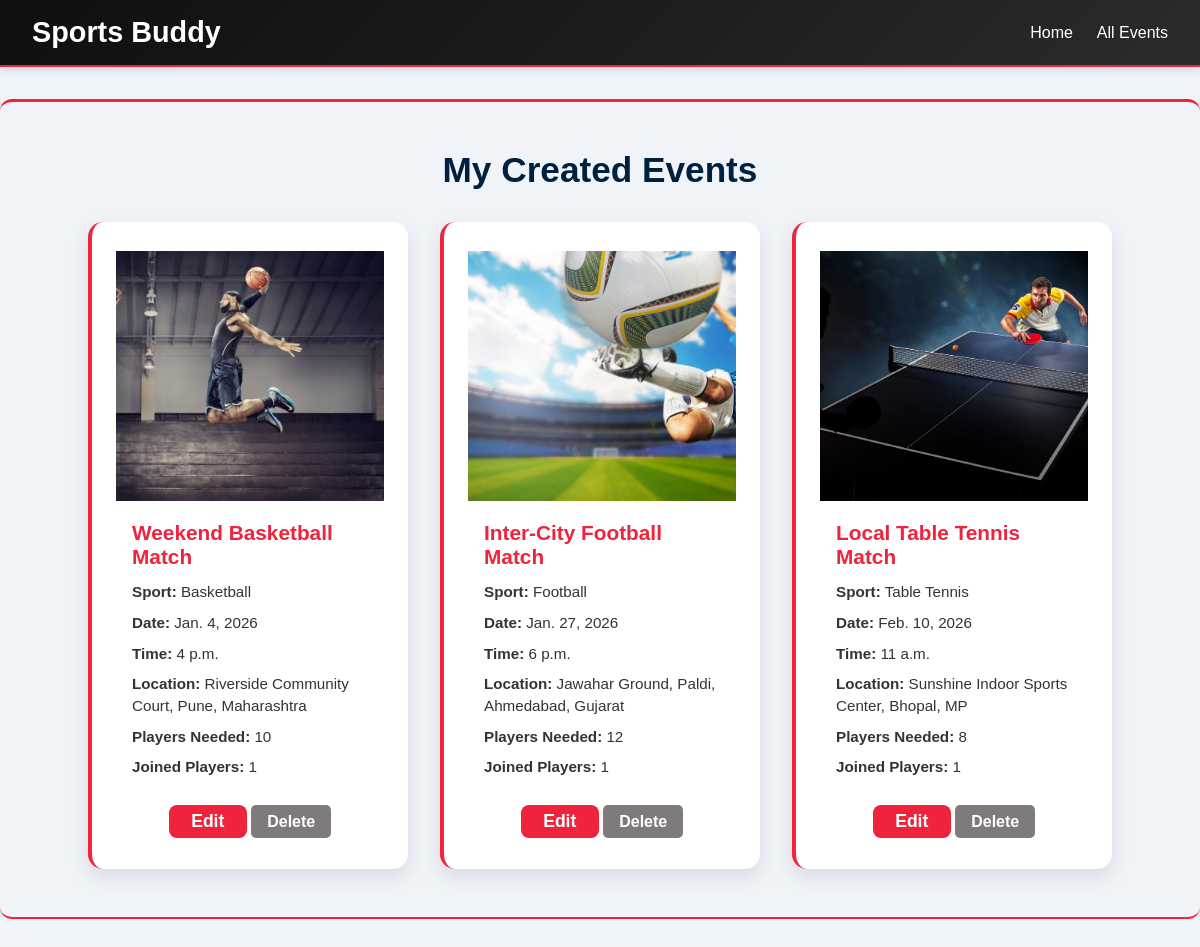
Screenshot of /my_events/ (signed in) with the database file from the repository.
### events/models.py (models this page shows, shortened)
class Event(models.Model):
    SPORT_CHOICES = [
        ('Football', 'Football'),
        ('Cricket', 'Cricket'),
        ('Badminton', 'Badminton'),
        ('Basketball', 'Basketball'),
        ('Tennis', 'Tennis'),
        ('Volleyball', 'Volleyball'),
        ('Table Tennis', 'Table Tennis'),
        ('Running', 'Running'),
    ]
    sport_type = models.CharField(max_length=50, choices=SPORT_CHOICES)
    event_name = models.CharField(max_length=100)
    event_date = models.DateField()
    event_time = models.TimeField()
    event_location = models.CharField(max_length=100)
    total_players = models.PositiveIntegerField()
    event_description = models.TextField(blank=True)
    organizer = models.ForeignKey(User, on_delete=models.CASCADE, null=True, blank=True)

### events/views.py (the view)
# urls.py: path('my_events/', views.my_events, name='my_events'),
@login_required
def my_events(request):
    my_created_events = Event.objects.filter(organizer=request.user).order_by("event_date")
    return render(request, 'events/my_events.html', {"events": my_created_events})

### events/templates/events/my_events.html (shortened to what this page needs)
{% load static %}
<!DOCTYPE html>
<html lang="en">
<head>
    <link rel="stylesheet" href="{% static 'events/css/style.css' %}" />
</head>
<body class="form-page">
    <header>
        <nav class="navbar">
            <div class="branding">Sports Buddy</div>
            <ul class="nav-links">
                <li><a href="{% url 'home' %}">Home</a></li>
                <li><a href="{% url 'events' %}">All Events</a></li>
            </ul>
        </nav>
    </header>
    <main class="my-events-section">
        <h1 class="my-events-title">My Created Events</h1>
        {% if events %}
        <div class="my-events-grid">
            {% for event in events %}
            <div class="my-event-card">
                <div class="event-image">
                    {% if event.sport_type == 'Football' %}
                      <img src="{% static 'events/images/football.jpg' %}" alt="Football Event">
                    {% elif event.sport_type == 'Cricket' %}
                      <img src="{% static 'events/images/cricket.jpg' %}" alt="Cricket Event">
                    {% elif event.sport_type == 'Basketball' %}
                      <img src="{% static 'events/images/basketball.jpg' %}" alt="Basketball Event">
                    {% elif event.sport_type == 'Badminton' %}
                      <img src="{% static 'events/images/badminton.jpg' %}" alt="Badminton Event">
                    {% elif event.sport_type == 'Tennis' %}
                      <img src="{% static 'events/images/tennis.jpg' %}" alt="Tennis Event">
                    {% elif event.sport_type == 'Volleyball' %}
                      <img src="{% static 'events/images/volleyball.jpg' %}" alt="Volleyball Event">
                    {% elif event.sport_type == 'Table Tennis' %}
                      <img src="{% static 'events/images/tabletennis.jpg' %}" alt="Table Tennis Event">
                    {% elif event.sport_type == 'Running' %}
                      <img src="{% static 'events/images/running.jpg' %}" alt="Running Event">
                    {% else %}
                      <img src="{% static 'events/images/bg2.jpg' %}" alt="Event Image">
                    {% endif %}
                </div>
                <div class="event-details">
                    <h3>{{ event.event_name }}</h3>
                    <p><strong>Sport:</strong> {{ event.sport_type }}</p>
                    <p><strong>Date:</strong> {{ event.event_date }}</p>
                    <p><strong>Time:</strong> {{ event.event_time }}</p>
                    <p><strong>Location:</strong> {{ event.event_location }}</p>
                    <p><strong>Players Needed:</strong> {{ event.total_players }}</p>
                    <p><strong>Joined Players:</strong> {{ event.participants.count }}</p>
                </div>
                <div class="event-actions">
                    <a href="{% url 'edit_event' event.id %}" class="btn-edit-event">Edit</a>
                    <a href="{% url 'delete_event' event.id %}" class="btn-delete">Delete</a>
                </div>
            </div>
            {% endfor %}
        </div>
        {% else %}
        <p>You haven't created any events yet.</p>
        <a href="{% url 'add_events' %}" class="btn-create">Create One Now</a>
        {% endif %}
    </main>
</body>
</html>

### events/static/events/css/style.css (style rules this page uses)
* { margin: 0; padding: 0; box-sizing: border-box; }
html { scroll-behavior: smooth; }
body { font-family: 'Montserrat', sans-serif; }
header { position: absolute; top: 0; width: 100%; background: rgba(0, 0, 0, 0.737); box-shadow: 0 -3px 12px rgba(0, 0, 0, 0.3); border-bottom: 2px solid #ef233c; padding: 1rem 2rem; z-index: 999; }
.navbar { display: flex; justify-content: space-between; align-items: center; }
.branding { font-size: 1.8rem; font-weight: bold; color: #fff; }
.nav-links { list-style: none; display: flex; gap: 1.5rem; }
.nav-links a { text-decoration: none; color: white; font-weight: 500; position: relative; }
.nav-links a::after { content: ""; position: absolute; width: 0%; height: 2px; left: 0; bottom: -4px; background-color: #ef233c; transition: 0.3s; }
.my-events-section { background: #f0f4f8; padding: 3rem 2rem; border-top: 3px solid #ef233c; border-bottom: 2px solid #ef233c; text-align: center; border-radius: 12px; max-width: 1200px; margin: 2rem auto; }
.my-events-title { font-size: 2.2rem; margin-bottom: 2rem; color: #00203F; }
.my-events-grid { display: flex; flex-wrap: wrap; justify-content: center; gap: 2rem; padding: 0 2rem; }
.my-event-card { background-color: white; width: 300px; padding: 1.8rem 1.5rem; border-radius: 14px; box-shadow: 0 12px 24px rgba(0, 0, 0, 0.08); text-align: left; border-left: 4px solid #ef233c; position: relative; display: flex; flex-direction: column; justify-content: space-between; }
.my-event-card p { font-size: 0.95rem; margin-bottom: 0.4rem; color: #444; }
.form-page header { background: linear-gradient(135deg, #0f0f0f, #1c1c1c, #2b2b2b); padding: 1rem 2rem; position: relative; box-shadow: 0 2px 10px rgba(0, 0, 0, 0.15); }
.form-page .branding, .form-page .nav-links a { color: #fff; }
.event-image img { width: 100%; height: 250px; object-fit: cover; }
.event-details { padding: 1rem; flex-grow: 1; }
.event-details h3 { color: #EF233C; font-size: 1.3rem; margin-bottom: 0.75rem; }
.event-details p { font-size: 0.95rem; color: #333; margin-bottom: 0.6rem; line-height: 1.4; }
.event-actions { display: block; padding: 0.5rem 1rem; text-align: center; }
body { background-color: #f0f4f8; }
.my-events-grid { display: flex; flex-wrap: wrap; justify-content: center; gap: 2rem; }
.my-event-card { background-color: #ffffff; width: 320px; border-radius: 15px; box-shadow: 0 8px 20px rgba(0, 0, 0, 0.1); display: flex; flex-direction: column; min-height: 400px; }
.btn-edit-event, .btn-delete { padding: 0.5rem 1rem; background-color: #007BFF; color: white; border: none; border-radius: 5px; cursor: pointer; font-weight: bold; text-align: center; transition: background-color 0.3s ease; }
.btn-delete { text-decoration: none; box-shadow: none; outline: none; background-color: #7f7b7b; }
.btn-edit-event { background-color: #EF233C; color: white; padding: 0.4rem 1.4rem; font-size: 1.1rem; font-weight: bold; border: none; text-decoration: none; border-radius: 8px; cursor: pointer; margin-top: 1.5rem; transition: background-color 0.3s ease; }

### rows the page displays
Event: event_name "Weekend Basketball Match", sport_type "Basketball", event_date "Jan. 4, 2026", event_time "4 p.m.", event_location "Riverside Community Court, Pune, Maharashtra", total_players "10", participants.count "1"
Event: event_name "Inter-City Football Match", sport_type "Football", event_date "Jan. 27, 2026", event_time "6 p.m.", event_location "Jawahar Ground, Paldi, Ahmedabad, Gujarat", total_players "12", participants.count "1"
Event: event_name "Local Table Tennis Match", sport_type "Table Tennis", event_date "Feb. 10, 2026", event_time "11 a.m.", event_location "Sunshine Indoor Sports Center, Bhopal, MP", total_players "8", participants.count "1"
